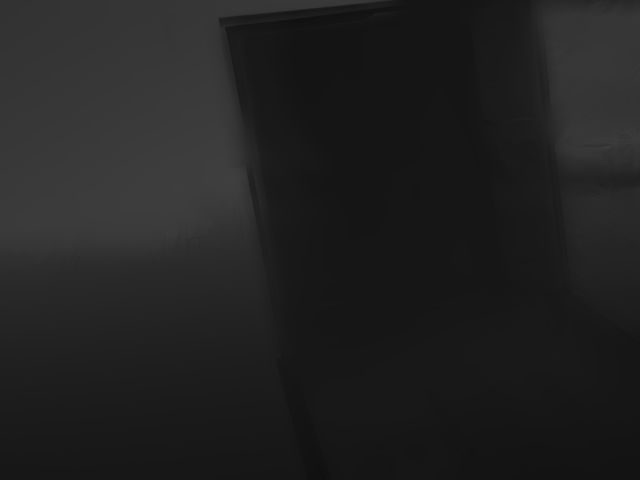
//> input picture colorspace/data/output.pgm, 640 x 480 px
$ ./main ../data/output.pgm ../data/output.pgm out.png ../data/output.pgm out.png   (built with g++ and OpenCV 4)
//> lines starting //> are read from the running program, lines starting //| are printed output that depends on the picture
#include "colorspace.hpp"


int main(int argc, char **argv)
{
	cv::Mat l_imageOutdoor, l_imageIndoor;

	l_imageOutdoor = cv::imread(argv[1], CV_LOAD_IMAGE_COLOR);
//> l_imageOutdoor is the input picture: 480 rows x 640 cols, CV_8UC3; min 16, max 63, mean 33.4
	l_imageIndoor = cv::imread(argv[2], CV_LOAD_IMAGE_COLOR);
	// argv[3] is the output.pgm
	cv::Mat l_imageDepth = cv::imread(argv[4], CV_LOAD_IMAGE_ANYDEPTH);
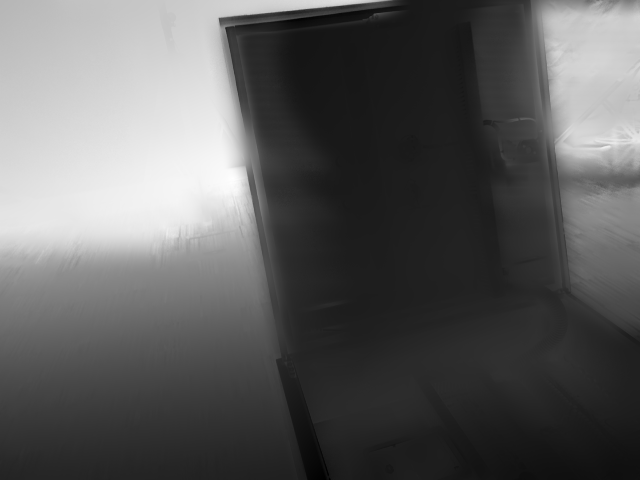
//> l_imageDepth: 480 rows x 640 cols, CV_16UC1; min 4258, max 16333, mean 8686.2; drawn with min black and max white
	cv::Mat l_imageResultDepth = cv::Mat(l_imageDepth.size(), CV_16UC1);

	cv::Mat l_imageGray = cv::Mat::zeros(l_imageIndoor.size(), CV_8UC1);
	cv::cvtColor(l_imageIndoor, l_imageGray, CV_RGB2GRAY);

	cv::Mat l_magePGM = cv::Mat(l_imageGray.size(), CV_8UC2);

	std::cout << "depth type: " << l_imageDepth.type() << std::endl; // prints 2 == CV_16UC1
//| depth type: 2
	std::cout << "CV_8UC2 type: " << CV_8UC2 << std::endl;
	std::cout << "CV_16UC1 type: " << CV_16UC1 << std::endl;


	// write a 16 bit binary P5 PGM image
	std::ofstream stream(argv[3], std::ios_base::out |std::ios_base::binary);
	ushort* l_imageDataPGM = new ushort[l_imageDepth.cols*l_imageDepth.rows];
	stream << "P5" << " " << l_imageDepth.cols << " " << l_imageDepth.rows << " " << 65535U << "\n";
	uchar* ptr = l_imageDepth.data;
	ushort data;
	for (int i = 0; i < 2 * l_imageDepth.cols * l_imageDepth.rows; ++i, ptr++)
	{
		l_imageResultDepth.data[i] = *ptr;
		if (i % 2 == 0)
		{
			memcpy(&data, ptr, 2);
			l_imageDataPGM[i / 2] = ((data << 8) | (data >> 8));
			// stream.write(reinterpret_cast<char*>(ptr), sizeof(uchar));
			// stream.write(reinterpret_cast<char*>(ptr+1), sizeof(uchar));
			// OR
			// stream.write(reinterpret_cast<char*>(ptr), sizeof(ushort));
		}
	}
//> this loop made 614400 passes
//> data on passes 1, 3, 5, 7, 9, 11, 13, 15, 17, 19, 21, 23: 12894, 12896, 12899, 12903, 12907, 12904, 12910, 12921, 12930, 12935, 12945, 12944
	stream.write(reinterpret_cast<char*>(l_imageDataPGM), 2 * l_imageDepth.cols * l_imageDepth.rows);
	stream.close();


	// write a 16 bit binary P5 PGM image from a Grayscale PNG
	ushort* l_imageDataPNG = new ushort[l_imageGray.cols*l_imageGray.rows];
	std::ofstream streampng(argv[5], std::ios_base::out | std::ios_base::binary);
	streampng << "P5" << " " << l_imageGray.cols << " " << l_imageGray.rows << " " << 65535U << "\n";
	uchar* ptrpng = l_imageGray.data;
	uchar a[2];
	ushort datapng;
	for (int i = 0; i < l_imageGray.cols * l_imageGray.rows; ++i, ptrpng++)
	{
		a[0] = 0;
		a[1] = *ptrpng;
		memcpy(&datapng, a, 2);
		// l_imageDataPNG[i] = datapng;
		l_imageDataPNG[i] = ((datapng << 8) | (datapng >> 8));
	}
//> this loop made 307200 passes
//> datapng on passes 1 to 3: 12800, 12800, 12800
//> after the loop, a = [0, 19]; datapng = 4864
	streampng.write(reinterpret_cast<char*>(l_imageDataPNG), 2 * l_imageGray.cols * l_imageGray.rows);
	streampng.close();


	/*for (int col = 0; col < l_imageGray.cols; ++col) {for (int row = 0; row < l_imageGray.rows; ++row) {l_imageResult.at<uchar>(row, col) = l_imageGray.at<uchar>(row, col);}}*/

	std::string win1_name = "Window1";
	cv::namedWindow(win1_name);
	cv::imshow(win1_name, l_imageResultDepth);
	cv::imwrite("C:\\Users\\dawudmaxx\\Entwirkler\\Code\\cvt\\colorspace\\data\\depth-output.png", l_imageResultDepth);
	cv::waitKey(0);
	cv::destroyWindow(win1_name);

	return 1;
}
